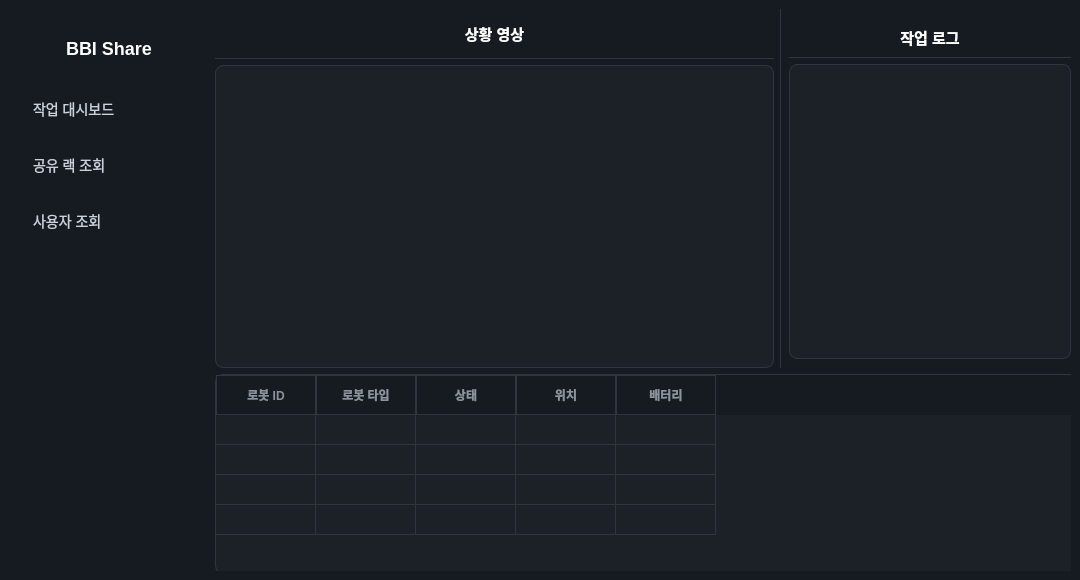
<?xml version="1.0" encoding="UTF-8"?>
<ui version="4.0">
 <class>MainWindow</class>
 <widget class="QMainWindow" name="MainWindow">
  <property name="enabled">
   <bool>true</bool>
  </property>
  <property name="geometry">
   <rect>
    <x>0</x>
    <y>0</y>
    <width>1080</width>
    <height>580</height>
   </rect>
  </property>
  <property name="windowTitle">
   <string>BBI Share(Work Dashboard) - Admin</string>
  </property>
  <property name="styleSheet">
   <string notr="true">background-color: #161b22;</string>
  </property>
  <widget class="QWidget" name="centralwidget">
   <property name="enabled">
    <bool>true</bool>
   </property>
   <property name="layoutDirection">
    <enum>Qt::LeftToRight</enum>
   </property>
   <layout class="QHBoxLayout" name="horizontalLayout">
    <item>
     <widget class="QWidget" name="sidebar" native="true">
      <property name="minimumSize">
       <size>
        <width>200</width>
        <height>550</height>
       </size>
      </property>
      <property name="maximumSize">
       <size>
        <width>250</width>
        <height>800</height>
       </size>
      </property>
      <property name="styleSheet">
       <string notr="true">QWidget#sidebar {
    background-color: #161b22;
}
QPushButton {
    background-color: transparent;
    color: #c9d1d9;
    text-align: left;
    padding-left: 15px;
    border: none;
    font-size: 14px;
    min-height: 50px;
}
QPushButton:checked {
    background-color: #1f6feb;
    border-radius: 6px;
    color: white;
}
QPushButton:hover {
    background-color: #21262d;
    border-radius: 6px;
}
QLabel#label_logo {
    color: white;
    font-size: 18px;
    font-weight: bold;
    padding: 10px;
}</string>
      </property>
      <layout class="QVBoxLayout" name="verticalLayout_2">
       <item>
        <widget class="QLabel" name="label_logo">
         <property name="minimumSize">
          <size>
           <width>0</width>
           <height>60</height>
          </size>
         </property>
         <property name="layoutDirection">
          <enum>Qt::LeftToRight</enum>
         </property>
         <property name="text">
          <string>BBI Share</string>
         </property>
         <property name="alignment">
          <set>Qt::AlignCenter</set>
         </property>
        </widget>
       </item>
       <item>
        <widget class="QPushButton" name="btn_task">
         <property name="minimumSize">
          <size>
           <width>0</width>
           <height>50</height>
          </size>
         </property>
         <property name="text">
          <string>작업 대시보드</string>
         </property>
        </widget>
       </item>
       <item>
        <widget class="QPushButton" name="btn_rack">
         <property name="minimumSize">
          <size>
           <width>0</width>
           <height>50</height>
          </size>
         </property>
         <property name="text">
          <string>공유 랙 조회</string>
         </property>
        </widget>
       </item>
       <item>
        <widget class="QPushButton" name="btn_user">
         <property name="minimumSize">
          <size>
           <width>0</width>
           <height>50</height>
          </size>
         </property>
         <property name="text">
          <string>사용자 조회</string>
         </property>
        </widget>
       </item>
       <item>
        <spacer name="verticalSpacer">
         <property name="orientation">
          <enum>Qt::Vertical</enum>
         </property>
         <property name="sizeHint" stdset="0">
          <size>
           <width>20</width>
           <height>40</height>
          </size>
         </property>
        </spacer>
       </item>
      </layout>
     </widget>
    </item>
    <item>
     <widget class="QStackedWidget" name="stacked_widget">
      <property name="currentIndex">
       <number>0</number>
      </property>
      <widget class="QWidget" name="page_dashboard">
       <property name="sizePolicy">
        <sizepolicy hsizetype="Expanding" vsizetype="Expanding">
         <horstretch>0</horstretch>
         <verstretch>0</verstretch>
        </sizepolicy>
       </property>
       <widget class="QWidget" name="main_area" native="true">
        <property name="geometry">
         <rect>
          <x>0</x>
          <y>0</y>
          <width>865</width>
          <height>565</height>
         </rect>
        </property>
        <property name="styleSheet">
         <string notr="true">background-color: #161b22;</string>
        </property>
        <layout class="QGridLayout" name="gridLayout">
         <item row="1" column="1">
          <widget class="QLabel" name="camera_view">
           <property name="minimumSize">
            <size>
             <width>480</width>
             <height>240</height>
            </size>
           </property>
           <property name="styleSheet">
            <string notr="true">QLabel#camera_view {
    background-color: #1c2128;
    border: 1px solid #30363d;
    border-radius: 8px;
}</string>
           </property>
           <property name="text">
            <string/>
           </property>
           <property name="alignment">
            <set>Qt::AlignCenter</set>
           </property>
          </widget>
         </item>
         <item row="0" column="1">
          <widget class="QLabel" name="camera_label">
           <property name="maximumSize">
            <size>
             <width>16777215</width>
             <height>50</height>
            </size>
           </property>
           <property name="styleSheet">
            <string notr="true">QLabel#camera_label {
    color: white;
    font-size: 15px;
    font-weight: bold;
    padding: 10px;
    border-bottom: 1px solid #30363d;
}</string>
           </property>
           <property name="text">
            <string>상황 영상</string>
           </property>
           <property name="alignment">
            <set>Qt::AlignCenter</set>
           </property>
          </widget>
         </item>
         <item row="0" column="2" rowspan="2">
          <widget class="QWidget" name="log_panel" native="true">
           <property name="minimumSize">
            <size>
             <width>0</width>
             <height>0</height>
            </size>
           </property>
           <property name="maximumSize">
            <size>
             <width>300</width>
             <height>500</height>
            </size>
           </property>
           <property name="styleSheet">
            <string notr="true">QWidget#log_panel {
    background-color: #161b22;
    border-left: 1px solid #30363d;
}
QLabel#label_log_title {
    color: white;
    font-size: 15px;
    font-weight: bold;
    padding: 10px;
    border-bottom: 1px solid #30363d;
}
QListWidget {
    background-color: transparent;
    border: none;
    color: #c9d1d9;
    font-size: 12px;
}
QListWidget::item {
    background-color: #1c2128;
    border: 1px solid #30363d;
    border-radius: 4px;
    padding: 6px;
    margin: 2px;
}
QListWidget::item:selected {
    background-color: #1f6feb;
}</string>
           </property>
           <layout class="QVBoxLayout" name="verticalLayout">
            <item>
             <widget class="QLabel" name="label_log_title">
              <property name="maximumSize">
               <size>
                <width>16777215</width>
                <height>40</height>
               </size>
              </property>
              <property name="text">
               <string>작업 로그</string>
              </property>
              <property name="alignment">
               <set>Qt::AlignCenter</set>
              </property>
             </widget>
            </item>
            <item>
             <widget class="QListWidget" name="log_list">
              <property name="minimumSize">
               <size>
                <width>0</width>
                <height>0</height>
               </size>
              </property>
              <property name="maximumSize">
               <size>
                <width>300</width>
                <height>510</height>
               </size>
              </property>
              <property name="styleSheet">
               <string notr="true">QListWidget#log_list {
    background-color: #1c2128;
    border: 1px solid #30363d;
    border-radius: 8px;
}</string>
              </property>
             </widget>
            </item>
           </layout>
          </widget>
         </item>
         <item row="2" column="1" colspan="2">
          <widget class="QTableWidget" name="robot_table">
           <property name="minimumSize">
            <size>
             <width>0</width>
             <height>150</height>
            </size>
           </property>
           <property name="maximumSize">
            <size>
             <width>16777215</width>
             <height>200</height>
            </size>
           </property>
           <property name="layoutDirection">
            <enum>Qt::LeftToRight</enum>
           </property>
           <property name="styleSheet">
            <string notr="true">QTableView {
    background-color: #1c2128;
    border: 1px solid #30363d;
    border-radius: 8px;
    color: #c9d1d9;
    font-size: 16px;
    gridline-color: #30363d;
}
QHeaderView::section {
    background-color: #161b22;
    color: #8b949e;
    padding: 8px;
    border: 1px solid #30363d;
    font-weight: bold;
}
QTableView::item {
    padding: 8px;
}
QTableView::item:selected {
    background-color: #1f6feb;
}</string>
           </property>
           <property name="lineWidth">
            <number>1</number>
           </property>
           <property name="editTriggers">
            <set>QAbstractItemView::NoEditTriggers</set>
           </property>
           <property name="selectionBehavior">
            <enum>QAbstractItemView::SelectRows</enum>
           </property>
           <property name="rowCount">
            <number>4</number>
           </property>
           <attribute name="horizontalHeaderCascadingSectionResizes">
            <bool>false</bool>
           </attribute>
           <attribute name="horizontalHeaderShowSortIndicator" stdset="0">
            <bool>false</bool>
           </attribute>
           <attribute name="horizontalHeaderStretchLastSection">
            <bool>false</bool>
           </attribute>
           <attribute name="verticalHeaderVisible">
            <bool>false</bool>
           </attribute>
           <row/>
           <row/>
           <row/>
           <row/>
           <column>
            <property name="text">
             <string>로봇 ID</string>
            </property>
           </column>
           <column>
            <property name="text">
             <string>로봇 타입</string>
            </property>
           </column>
           <column>
            <property name="text">
             <string>상태</string>
            </property>
           </column>
           <column>
            <property name="text">
             <string>위치</string>
            </property>
           </column>
           <column>
            <property name="text">
             <string>배터리</string>
            </property>
           </column>
          </widget>
         </item>
        </layout>
       </widget>
      </widget>
      <widget class="QWidget" name="page_rack">
       <widget class="QTableWidget" name="rack_table">
        <property name="geometry">
         <rect>
          <x>0</x>
          <y>10</y>
          <width>865</width>
          <height>565</height>
         </rect>
        </property>
        <property name="styleSheet">
         <string notr="true">QTableView {
    background-color: #1c2128;
    border: 1px solid #30363d;
    border-radius: 8px;
    color: #c9d1d9;
    font-size: 16px;
    gridline-color: #30363d;
}
QHeaderView::section {
    background-color: #161b22;
    color: #8b949e;
    padding: 8px;
    border: 1px solid #30363d;
    font-weight: bold;
}
QTableView::item {
    padding: 8px;
}
QTableView::item:selected {
    background-color: #1f6feb;
}</string>
        </property>
        <property name="rowCount">
         <number>16</number>
        </property>
        <attribute name="verticalHeaderVisible">
         <bool>false</bool>
        </attribute>
        <attribute name="verticalHeaderCascadingSectionResizes">
         <bool>false</bool>
        </attribute>
        <attribute name="verticalHeaderShowSortIndicator" stdset="0">
         <bool>false</bool>
        </attribute>
        <row/>
        <row/>
        <row/>
        <row/>
        <row/>
        <row/>
        <row/>
        <row/>
        <row/>
        <row/>
        <row/>
        <row/>
        <row/>
        <row/>
        <row/>
        <row/>
        <column>
         <property name="text">
          <string>랙 ID</string>
         </property>
        </column>
        <column>
         <property name="text">
          <string>위치</string>
         </property>
        </column>
        <column>
         <property name="text">
          <string>상태</string>
         </property>
        </column>
        <column>
         <property name="text">
          <string>사용자 ID</string>
         </property>
        </column>
        <column>
         <property name="text">
          <string>공유 기간</string>
         </property>
        </column>
        <column>
         <property name="text">
          <string>만료일</string>
         </property>
        </column>
       </widget>
      </widget>
      <widget class="QWidget" name="page_user">
       <widget class="QTableWidget" name="user_table">
        <property name="geometry">
         <rect>
          <x>0</x>
          <y>10</y>
          <width>865</width>
          <height>565</height>
         </rect>
        </property>
        <property name="styleSheet">
         <string notr="true">QTableView {
    background-color: #1c2128;
    border: 1px solid #30363d;
    border-radius: 8px;
    color: #c9d1d9;
    font-size: 16px;
    gridline-color: #30363d;
}
QHeaderView::section {
    background-color: #161b22;
    color: #8b949e;
    padding: 8px;
    border: 1px solid #30363d;
    font-weight: bold;
}
QTableView::item {
    padding: 8px;
}
QTableView::item:selected {
    background-color: #1f6feb;
}</string>
        </property>
        <property name="rowCount">
         <number>16</number>
        </property>
        <property name="columnCount">
         <number>5</number>
        </property>
        <attribute name="horizontalHeaderHighlightSections">
         <bool>true</bool>
        </attribute>
        <attribute name="verticalHeaderVisible">
         <bool>false</bool>
        </attribute>
        <row/>
        <row/>
        <row/>
        <row/>
        <row/>
        <row/>
        <row/>
        <row/>
        <row/>
        <row/>
        <row/>
        <row/>
        <row/>
        <row/>
        <row/>
        <row/>
        <column>
         <property name="text">
          <string>유저 ID</string>
         </property>
        </column>
        <column>
         <property name="text">
          <string>이름</string>
         </property>
        </column>
        <column>
         <property name="text">
          <string>전화번호</string>
         </property>
        </column>
        <column>
         <property name="text">
          <string>역할</string>
         </property>
        </column>
        <column>
         <property name="text">
          <string>가입일</string>
         </property>
        </column>
       </widget>
      </widget>
     </widget>
    </item>
   </layout>
  </widget>
 </widget>
 <resources/>
 <connections/>
</ui>
